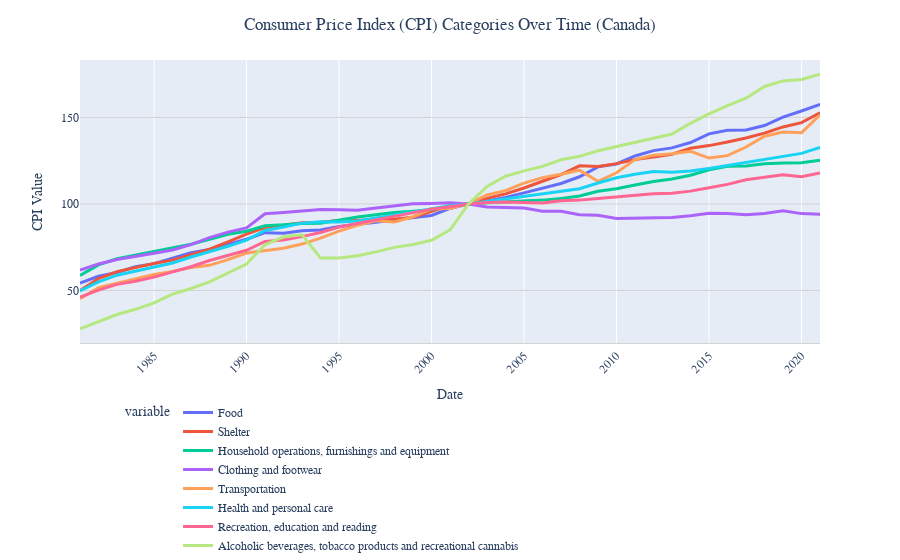

Notebook cell for this chart:
### Code cell
# Create a line graph with the CPI categories overtime all on the same graph
fig = px.line(
    canada_data,
    x=canada_data.index,
    y=canada_data.columns,
    labels={'index': 'Date', 'value': 'CPI Value'},
)

# Customize the layout of the graph
fig.update_layout(
    title='Consumer Price Index (CPI) Categories Over Time (Canada)',
    title_x=0.5,
    xaxis_title='Date',
    yaxis_title='CPI Value',
    showlegend=True,
    legend=dict(orientation='h', y=-0.15, x=0.35),  
    height=800,
    xaxis=dict(tickangle=-45, showline=True, linewidth=1, linecolor='lightgray'), 
    yaxis=dict(gridcolor='lightgray'),
    font=dict(family="Arial", size=12),
)
# Update the size of the lines
for trace in fig.data:
    trace.line.width = 3
    
# Show the plot
fig.show()

### Figure 1 — Plotly figure (JSON) as saved in the notebook; plotly's stock layout.template omitted (floating-point values rounded to 4 significant figures)
{"data": [{"hovertemplate": "variable=Food<br>Date=%{x}<br>CPI Value=%{y}<extra></extra>", "legendgroup": "Food", "line": {"color": "#636efa", "dash": "solid", "width": 3}, "marker": {"symbol": "circle"}, "mode": "lines", "name": "Food", "orientation": "v", "showlegend": true, "type": "scatter", "x": [1981, 1982, 1983, 1984, 1985, 1986, 1987, 1988, 1989, 1990, 1991, 1992, 1993, 1994, 1995, 1996, 1997, 1998, 1999, 2000, 2001, 2002, 2003, 2004, 2005, 2006, 2007, 2008, 2009, 2010, 2011, 2012, 2013, 2014, 2015, 2016, 2017, 2018, 2019, 2020, 2021], "xaxis": "x", "y": [54.3, 58.2, 60.4, 63.7, 65.5, 68.8, 71.8, 73.7, 76.5, 79.6, 83.4, 83.1, 84.5, 84.9, 86.9, 88, 89.4, 90.9, 92, 93.3, 97.4, 100, 101.7, 103.8, 106.4, 108.9, 111.8, 115.7, 121.4, 123.1, 127.7, 130.8, 132.4, 135.5, 140.5, 142.6, 142.7, 145.3, 150.2, 153.7, 157.5], "yaxis": "y"}, {"hovertemplate": "variable=Shelter<br>Date=%{x}<br>CPI Value=%{y}<extra></extra>", "legendgroup": "Shelter", "line": {"color": "#EF553B", "dash": "solid", "width": 3}, "marker": {"symbol": "circle"}, "mode": "lines", "name": "Shelter", "orientation": "v", "showlegend": true, "type": "scatter", "x": [1981, 1982, 1983, 1984, 1985, 1986, 1987, 1988, 1989, 1990, 1991, 1992, 1993, 1994, 1995, 1996, 1997, 1998, 1999, 2000, 2001, 2002, 2003, 2004, 2005, 2006, 2007, 2008, 2009, 2010, 2011, 2012, 2013, 2014, 2015, 2016, 2017, 2018, 2019, 2020, 2021], "xaxis": "x", "y": [50, 56.8, 60.9, 63.3, 65.6, 67.5, 70.5, 73.8, 78.1, 82.5, 86.3, 87.9, 89.1, 89.4, 90.4, 90.6, 90.8, 91.1, 92.3, 95.6, 99.1, 100, 103.2, 105.8, 109.2, 113.1, 116.9, 122, 121.6, 123.3, 125.6, 127.1, 128.7, 132.2, 133.7, 135.8, 138.1, 140.9, 144.5, 147, 152.7], "yaxis": "y"}, {"hovertemplate": "variable=Household operations, furnishings and equipment<br>Date=%{x}<br>CPI Value=%{y}<extra></extra>", "legendgroup": "Household operations, furnishings and equipment", "line": {"color": "#00cc96", "dash": "solid", "width": 3}, "marker": {"symbol": "circle"}, "mode": "lines", "name": "Household operations, furnishings and equipment", "orientation": "v", "showlegend": true, "type": "scatter", "x": [1981, 1982, 1983, 1984, 1985, 1986, 1987, 1988, 1989, 1990, 1991, 1992, 1993, 1994, 1995, 1996, 1997, 1998, 1999, 2000, 2001, 2002, 2003, 2004, 2005, 2006, 2007, 2008, 2009, 2010, 2011, 2012, 2013, 2014, 2015, 2016, 2017, 2018, 2019, 2020, 2021], "xaxis": "x", "y": [58.6, 64.8, 68.3, 70.5, 72.3, 74.5, 76.7, 79.6, 82.5, 84.2, 87.4, 87.9, 88.7, 88.9, 90.6, 92.5, 93.7, 95.1, 95.8, 96.7, 98.6, 100, 100.7, 101.2, 101.7, 102.2, 103.2, 104.6, 107.3, 108.8, 110.9, 113, 114.4, 116.6, 119.7, 121.7, 121.9, 123.2, 123.6, 123.8, 125.2], "yaxis": "y"}, {"hovertemplate": "variable=Clothing and footwear<br>Date=%{x}<br>CPI Value=%{y}<extra></extra>", "legendgroup": "Clothing and footwear", "line": {"color": "#ab63fa", "dash": "solid", "width": 3}, "marker": {"symbol": "circle"}, "mode": "lines", "name": "Clothing and footwear", "orientation": "v", "showlegend": true, "type": "scatter", "x": [1981, 1982, 1983, 1984, 1985, 1986, 1987, 1988, 1989, 1990, 1991, 1992, 1993, 1994, 1995, 1996, 1997, 1998, 1999, 2000, 2001, 2002, 2003, 2004, 2005, 2006, 2007, 2008, 2009, 2010, 2011, 2012, 2013, 2014, 2015, 2016, 2017, 2018, 2019, 2020, 2021], "xaxis": "x", "y": [61.8, 65.3, 67.9, 69.5, 71.5, 73.4, 76.5, 80.5, 83.7, 86.1, 94.3, 95.1, 96, 96.8, 96.7, 96.4, 97.7, 98.8, 100.1, 100.3, 100.7, 100, 98.2, 98, 97.6, 95.8, 95.7, 93.8, 93.4, 91.6, 91.9, 92, 92.1, 93.2, 94.6, 94.4, 93.7, 94.5, 96.1, 94.4, 94.1], "yaxis": "y"}, {"hovertemplate": "variable=Transportation<br>Date=%{x}<br>CPI Value=%{y}<extra></extra>", "legendgroup": "Transportation", "line": {"color": "#FFA15A", "dash": "solid", "width": 3}, "marker": {"symbol": "circle"}, "mode": "lines", "name": "Transportation", "orientation": "v", "showlegend": true, "type": "scatter", "x": [1981, 1982, 1983, 1984, 1985, 1986, 1987, 1988, 1989, 1990, 1991, 1992, 1993, 1994, 1995, 1996, 1997, 1998, 1999, 2000, 2001, 2002, 2003, 2004, 2005, 2006, 2007, 2008, 2009, 2010, 2011, 2012, 2013, 2014, 2015, 2016, 2017, 2018, 2019, 2020, 2021], "xaxis": "x", "y": [45.2, 51.6, 54.2, 56.5, 59.2, 61, 63.3, 64.5, 67.8, 71.6, 72.9, 74.4, 76.8, 80.2, 84.3, 87.6, 90.3, 89.6, 92.6, 97.2, 97.3, 100, 105.2, 107.7, 112, 115.2, 117.1, 119.5, 113.1, 118, 125.6, 128.1, 129, 130.4, 126.5, 127.9, 132.9, 139.1, 141.5, 141.2, 151.4], "yaxis": "y"}, {"hovertemplate": "variable=Health and personal care<br>Date=%{x}<br>CPI Value=%{y}<extra></extra>", "legendgroup": "Health and personal care", "line": {"color": "#19d3f3", "dash": "solid", "width": 3}, "marker": {"symbol": "circle"}, "mode": "lines", "name": "Health and personal care", "orientation": "v", "showlegend": true, "type": "scatter", "x": [1981, 1982, 1983, 1984, 1985, 1986, 1987, 1988, 1989, 1990, 1991, 1992, 1993, 1994, 1995, 1996, 1997, 1998, 1999, 2000, 2001, 2002, 2003, 2004, 2005, 2006, 2007, 2008, 2009, 2010, 2011, 2012, 2013, 2014, 2015, 2016, 2017, 2018, 2019, 2020, 2021], "xaxis": "x", "y": [49.7, 55, 58.8, 61.1, 63.2, 65.9, 69.3, 72.3, 75.5, 79.1, 84.7, 86.6, 88.9, 89.7, 89.6, 90.1, 91.7, 93.6, 95.4, 97, 98.9, 100, 101.4, 102.8, 104.6, 105.9, 107.3, 108.8, 112.1, 115.1, 117.1, 118.7, 118.3, 119, 120.5, 122.2, 124.3, 125.9, 127.4, 129.2, 132.6], "yaxis": "y"}, {"hovertemplate": "variable=Recreation, education and reading<br>Date=%{x}<br>CPI Value=%{y}<extra></extra>", "legendgroup": "Recreation, education and reading", "line": {"color": "#FF6692", "dash": "solid", "width": 3}, "marker": {"symbol": "circle"}, "mode": "lines", "name": "Recreation, education and reading", "orientation": "v", "showlegend": true, "type": "scatter", "x": [1981, 1982, 1983, 1984, 1985, 1986, 1987, 1988, 1989, 1990, 1991, 1992, 1993, 1994, 1995, 1996, 1997, 1998, 1999, 2000, 2001, 2002, 2003, 2004, 2005, 2006, 2007, 2008, 2009, 2010, 2011, 2012, 2013, 2014, 2015, 2016, 2017, 2018, 2019, 2020, 2021], "xaxis": "x", "y": [46.2, 50.2, 53.5, 55.3, 57.7, 60.7, 63.7, 67.3, 70.3, 73.2, 78.3, 79.2, 81.1, 83.5, 86.7, 88.7, 91, 93, 94.7, 97, 98.4, 100, 100.8, 101.1, 100.8, 100.6, 101.8, 102.2, 103.1, 104, 105.3, 105.9, 106.2, 107.4, 109.4, 111.3, 114, 115.3, 116.8, 115.7, 117.9], "yaxis": "y"}, {"hovertemplate": "variable=Alcoholic beverages, tobacco products and recreational cannabis<br>Date=%{x}<br>CPI Value=%{y}<extra></extra>", "legendgroup": "Alcoholic beverages, tobacco products and recreational cannabis", "line": {"color": "#B6E880", "dash": "solid", "width": 3}, "marker": {"symbol": "circle"}, "mode": "lines", "name": "Alcoholic beverages, tobacco products and recreational cannabis", "orientation": "v", "showlegend": true, "type": "scatter", "x": [1981, 1982, 1983, 1984, 1985, 1986, 1987, 1988, 1989, 1990, 1991, 1992, 1993, 1994, 1995, 1996, 1997, 1998, 1999, 2000, 2001, 2002, 2003, 2004, 2005, 2006, 2007, 2008, 2009, 2010, 2011, 2012, 2013, 2014, 2015, 2016, 2017, 2018, 2019, 2020, 2021], "xaxis": "x", "y": [27.8, 32.1, 36.1, 39.1, 42.8, 47.9, 51.1, 54.9, 59.9, 65.2, 76.4, 81, 82.2, 68.8, 68.7, 70.1, 72.3, 74.9, 76.5, 79, 85, 100, 110.1, 116, 119.1, 121.7, 125.5, 127.5, 130.7, 133.1, 135.6, 137.6, 140.4, 146.6, 152, 156.8, 161.1, 167.9, 171.1, 171.9, 175], "yaxis": "y"}], "layout": {"autosize": true, "font": {"family": "Arial", "size": 12}, "legend": {"orientation": "h", "title": {"text": "variable"}, "tracegroupgap": 0, "x": 0.35, "y": -0.15}, "margin": {"t": 60}, "showlegend": true, "title": {"text": "Consumer Price Index (CPI) Categories Over Time (Canada)", "x": 0.5}, "xaxis": {"anchor": "y", "autorange": true, "domain": [0, 1], "linecolor": "lightgray", "linewidth": 1, "range": [1981, 2021], "showline": true, "tickangle": -45, "title": {"text": "Date"}, "type": "linear"}, "yaxis": {"anchor": "x", "autorange": true, "domain": [0, 1], "gridcolor": "lightgray", "range": [19.62, 183.2], "title": {"text": "CPI Value"}, "type": "linear"}}}
